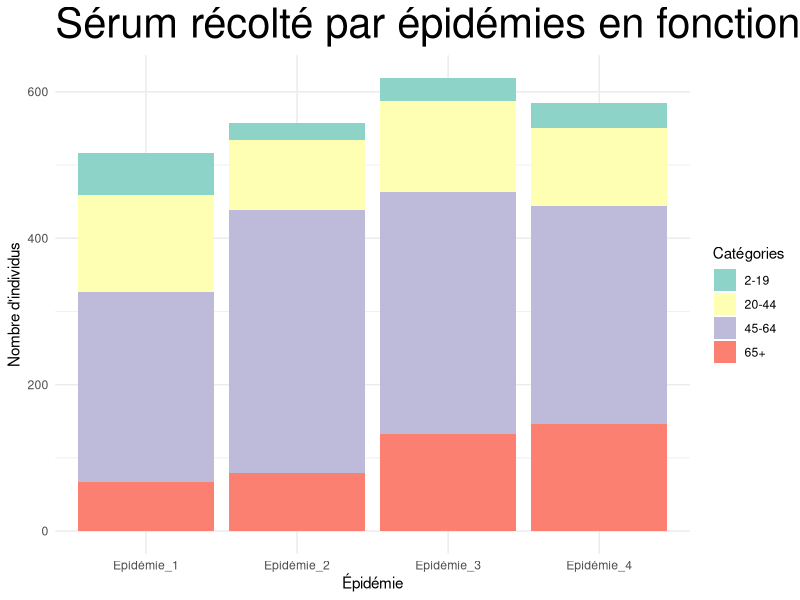
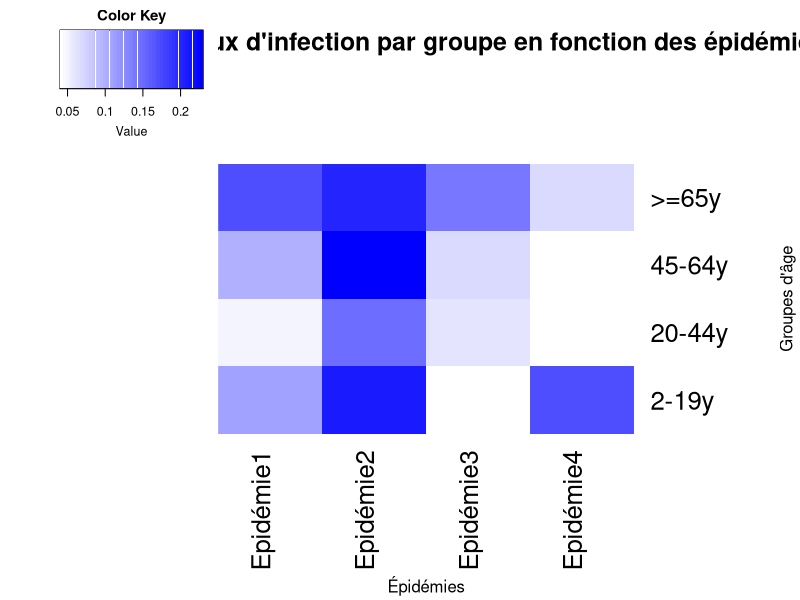

Reproduce these figures in R, in order.
library(ggplot2)
library(tidyr)
library(RColorBrewer)
library(reshape2)
library(gplots)


################# BARSPLOT DES CATEGORIES D'AGE PAR EPIDEMIES ##################

#//// Import des données \\\\\\

# Retranscription des données de l'article (tableau 1) en dataframe
table1 <- data.frame(
  Catégories = c("n", "2-19", "20-44", "45-64", "65+", "male", "female"),
  Epidémie_1 = c(516, 57, 133, 259, 67, 203, 313),
  Epidémie_2 = c(558, 24, 95, 359, 80, 228, 330),
  Epidémie_3 = c(619, 32, 124, 330, 133, 242, 377),
  Epidémie_4 = c(585, 35, 106, 298, 146, 229, 356)
)

#//// Pre-processing \\\\\\

# Mise en forme des données
df_long <- tidyr::gather(table1, key = "epidemie", value = "valeur", -Catégories)

# Exclure les catégories "male" et "female"
df_long <- df_long[!(df_long$Catégories%in% c("male", "female", "n")), ]

#//// Bar plot \\\\\

couleurs_personnalisees <- c("#8dd3c7", "#ffffb3", "#bebada", "#fb8072")

# Bar plot avec couleurs personnalisées et titre de taille cex=2
ggplot(df_long, aes(x = epidemie, y = valeur, fill = Catégories)) +
  geom_bar(stat = "identity") +
  labs(title = "Sérum récolté par épidémies en fonction des tranches d'âge",
       x = "Épidémie", y = "Nombre d'individus") +
  scale_fill_manual(values = couleurs_personnalisees) +
  theme_minimal() +
  theme(plot.title = element_text(size = 30))

################# HEATMAP DU NIVEAU D'INFECTIONS DES EPIDEMIES #################

#//// Import des données \\\\\\

# Retranscription des données de l'article (tableau 3) en dataframe
table3 <- data.frame(
  X = c("2-19y", "20-44y", "45-64y", ">=65y"),
  Epidémie1 = c(0.11, 0.05, 0.10, 0.17),
  Epidémie2 = c(0.21, 0.15, 0.23, 0.20),
  Epidémie3 = c(0.04, 0.06, 0.07, 0.14),
  Epidémie4 = c(0.17, 0.04, 0.04, 0.07)
)


# Réorganiser les niveaux de la colonne X dans le dataframe table3
table3$X <- factor(table3$X, levels = c(">=65y", "45-64y", "20-44y", "2-19y"))

#//// Heatmap \\\\\

heatmap.2(acast(melt(table3, id.vars = "X"), X ~ variable, value.var = "value"),
          col = colorRampPalette(c("white", "blue"))(50), 
          scale = "none",  # Désactiver la normalisation
          margins = c(10, 10),
          main = "Heatmap des taux d'infection par groupe en fonction des épidémies",
          ylab = "Groupes d'âge",
          xlab = "Épidémies",
          Colv = FALSE, 
          symm = TRUE,  
          Rowv = FALSE,
          trace="none",
          hclustfun = NULL,
          key = TRUE,
          density.info=c("none"),
          key.title = NULL)
          
